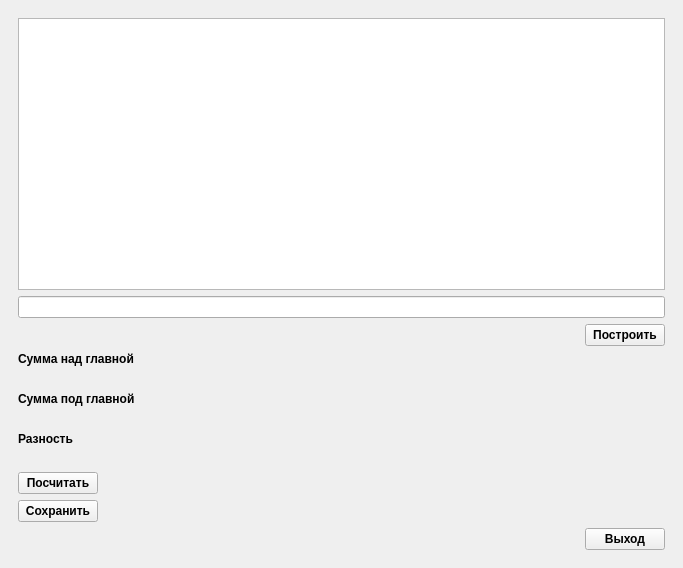
<?xml version="1.0" encoding="UTF-8"?>
<ui version="4.0">
 <class>MainWindow</class>
 <widget class="QMainWindow" name="MainWindow">
  <property name="geometry">
   <rect>
    <x>0</x>
    <y>0</y>
    <width>683</width>
    <height>568</height>
   </rect>
  </property>
  <property name="windowTitle">
   <string>MainWindow</string>
  </property>
  <widget class="QWidget" name="centralwidget">
   <layout class="QGridLayout" name="gridLayout">
    <item row="0" column="0">
     <widget class="QWidget" name="widget" native="true">
      <layout class="QVBoxLayout" name="verticalLayout">
       <item>
        <widget class="QTableWidget" name="tableWidget"/>
       </item>
       <item>
        <widget class="QLineEdit" name="lineEdit"/>
       </item>
       <item alignment="Qt::AlignRight">
        <widget class="QPushButton" name="pushButton_3">
         <property name="font">
          <font>
           <pointsize>9</pointsize>
           <weight>75</weight>
           <bold>true</bold>
          </font>
         </property>
         <property name="text">
          <string>Построить</string>
         </property>
        </widget>
       </item>
       <item>
        <widget class="QLabel" name="label">
         <property name="font">
          <font>
           <pointsize>9</pointsize>
           <weight>75</weight>
           <bold>true</bold>
          </font>
         </property>
         <property name="text">
          <string>Сумма над главной</string>
         </property>
        </widget>
       </item>
       <item>
        <widget class="QLabel" name="label_4">
         <property name="font">
          <font>
           <pointsize>9</pointsize>
           <weight>75</weight>
           <bold>true</bold>
          </font>
         </property>
         <property name="text">
          <string/>
         </property>
        </widget>
       </item>
       <item>
        <widget class="QLabel" name="label_2">
         <property name="font">
          <font>
           <pointsize>9</pointsize>
           <weight>75</weight>
           <bold>true</bold>
          </font>
         </property>
         <property name="text">
          <string>Сумма под главной</string>
         </property>
        </widget>
       </item>
       <item>
        <widget class="QLabel" name="label_5">
         <property name="font">
          <font>
           <pointsize>9</pointsize>
           <weight>75</weight>
           <bold>true</bold>
          </font>
         </property>
         <property name="text">
          <string/>
         </property>
        </widget>
       </item>
       <item>
        <widget class="QLabel" name="label_3">
         <property name="font">
          <font>
           <pointsize>9</pointsize>
           <weight>75</weight>
           <bold>true</bold>
          </font>
         </property>
         <property name="text">
          <string>Разность</string>
         </property>
        </widget>
       </item>
       <item>
        <widget class="QLabel" name="label_6">
         <property name="font">
          <font>
           <pointsize>9</pointsize>
           <weight>75</weight>
           <bold>true</bold>
          </font>
         </property>
         <property name="text">
          <string/>
         </property>
        </widget>
       </item>
       <item alignment="Qt::AlignLeft">
        <widget class="QPushButton" name="pushButton_2">
         <property name="font">
          <font>
           <pointsize>9</pointsize>
           <weight>75</weight>
           <bold>true</bold>
          </font>
         </property>
         <property name="text">
          <string>Посчитать</string>
         </property>
        </widget>
       </item>
       <item alignment="Qt::AlignLeft">
        <widget class="QPushButton" name="pushButton">
         <property name="font">
          <font>
           <pointsize>9</pointsize>
           <weight>75</weight>
           <bold>true</bold>
          </font>
         </property>
         <property name="text">
          <string>Сохранить</string>
         </property>
        </widget>
       </item>
       <item alignment="Qt::AlignRight">
        <widget class="QPushButton" name="pushButton_4">
         <property name="font">
          <font>
           <pointsize>9</pointsize>
           <weight>75</weight>
           <bold>true</bold>
          </font>
         </property>
         <property name="text">
          <string>Выход</string>
         </property>
        </widget>
       </item>
      </layout>
     </widget>
    </item>
   </layout>
  </widget>
  <widget class="QMenuBar" name="menubar">
   <property name="geometry">
    <rect>
     <x>0</x>
     <y>0</y>
     <width>683</width>
     <height>21</height>
    </rect>
   </property>
  </widget>
  <action name="action">
   <property name="text">
    <string>Сохранить</string>
   </property>
  </action>
 </widget>
 <resources/>
 <connections>
  <connection>
   <sender>pushButton_4</sender>
   <signal>clicked()</signal>
   <receiver>MainWindow</receiver>
   <slot>close()</slot>
   <hints>
    <hint type="sourcelabel">
     <x>627</x>
     <y>537</y>
    </hint>
    <hint type="destinationlabel">
     <x>677</x>
     <y>543</y>
    </hint>
   </hints>
  </connection>
 </connections>
</ui>
